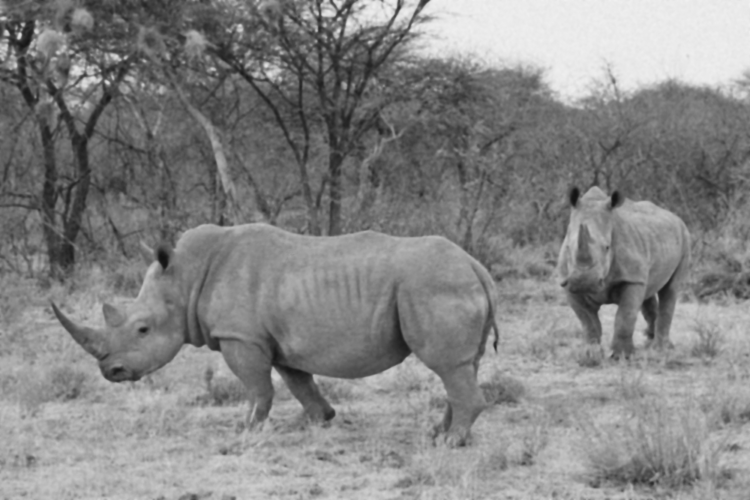
#> input picture zestaw4/nosorozec.png, 750 x 500 px
$ python apply_zad22.py
#> lines starting #> are read from the running program, lines starting #| are printed output that depends on the picture; long printed decimals are rounded
#!/usr/bin/env python3
"""Zadanie 22: Highboost filtering (unsharp masking) for `nosorozec.png`.

Produces:
- zad22/nosorozec_blurred.png       (Gaussian blurred image)
- zad22/nosorozec_unsharp_mask.png  (visualized mask: centered at mid-gray)
- zad22/nosorozec_highboost.png     (highboost result)

Usage: python3 apply_zad22.py [--sigma 2] [--amount 1.5]
"""
import os
import argparse
from PIL import Image, ImageFilter
import numpy as np


def ensure_dir(path):
    if not os.path.exists(path):
        os.makedirs(path, exist_ok=True)


def highboost_pil(image, sigma=2.0, amount=1.5):
    """Apply Gaussian blur via PIL, compute unsharp mask, and return (blurred_pil, mask_vis_pil, result_pil).

    image: PIL Image (mode L or RGB)
    sigma: Gaussian blur radius
    amount: multiplier for mask in highboost (result = orig + amount * (orig - blurred))
    """
#> called with sigma = 2, amount = 1.5
    blurred = image.filter(ImageFilter.GaussianBlur(radius=sigma))

    orig = np.asarray(image).astype(np.float32)
    blur = np.asarray(blurred).astype(np.float32)

    mask = orig - blur
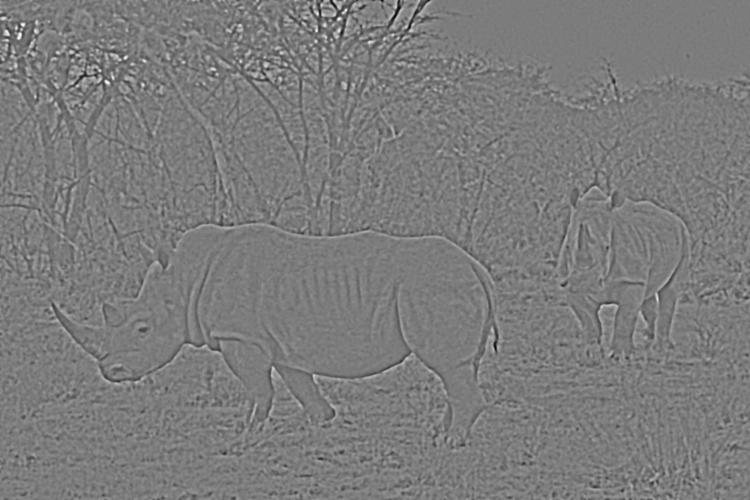
#> mask: shape (500, 750, 3) float32; min -73, max 77, mean 0; drawn with min black and max white
    result = orig + amount * mask
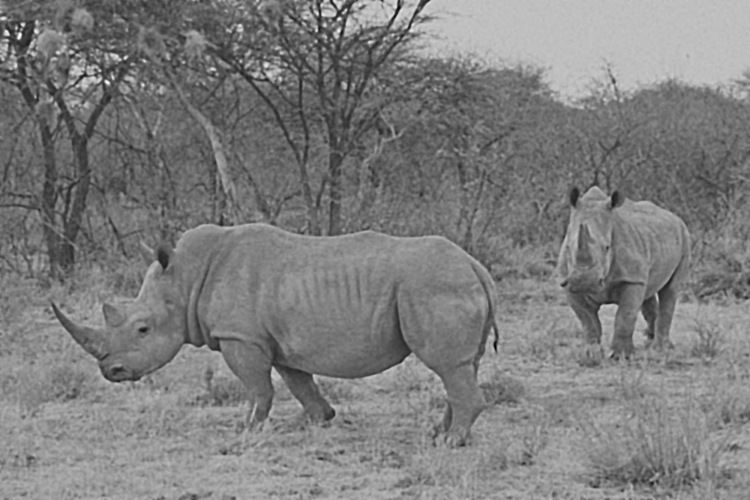
#> result: shape (500, 750, 3) float32; min -63, max 333.5, mean 133.1; drawn with min black and max white
    result = np.clip(result, 0, 255).astype(np.uint8)
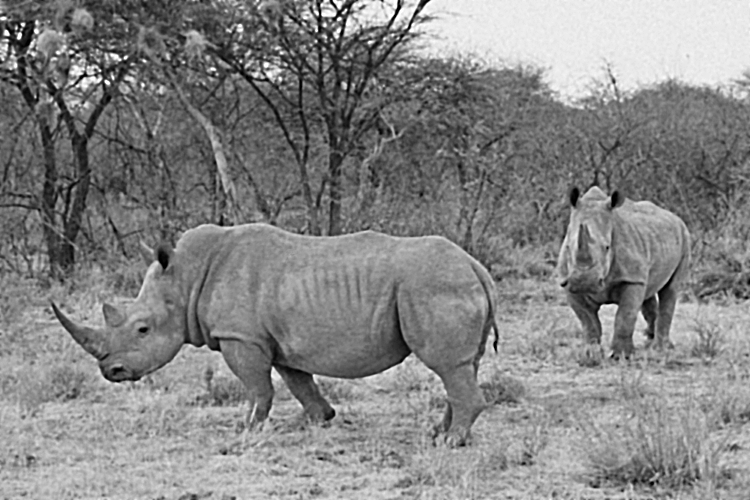
#> result: shape (500, 750, 3); min 0, max 255, mean 132.8

    # Visualize mask: map negative/positive around mid-gray (128)
    maxabs = float(np.maximum(1.0, np.abs(mask).max()))
#> maxabs = 77
    # scale mask to [-0.5, 0.5] then shift to [0,1], then to [0,255]
    mask_vis = ((mask / (2.0 * maxabs)) + 0.5) * 255.0
    mask_vis = np.clip(mask_vis, 0, 255).astype(np.uint8)

    # Convert back to PIL images
    blurred_pil = Image.fromarray(blur.astype(np.uint8)) if isinstance(blur, np.ndarray) else blurred
    mask_pil = Image.fromarray(mask_vis)
    result_pil = Image.fromarray(result)
    return blurred_pil, mask_pil, result_pil


def main():
    parser = argparse.ArgumentParser()
    parser.add_argument('--sigma', type=float, default=2.0, help='Gaussian blur sigma / radius')
    parser.add_argument('--amount', type=float, default=1.5, help='Highboost amount (multiplier for mask)')
    args = parser.parse_args()

    base_dir = os.path.dirname(__file__)
    input_path = os.path.join(base_dir, '..', 'nosorozec.png')
    # fallback: try same folder
    if not os.path.exists(input_path):
        input_path = os.path.join(base_dir, 'nosorozec.png')

    if not os.path.exists(input_path):
        print('ERROR: input image not found: nosorozec.png')
        return

    out_dir = base_dir
    ensure_dir(out_dir)

    img = Image.open(input_path).convert('RGB')

    blurred_pil, mask_pil, result_pil = highboost_pil(img, sigma=args.sigma, amount=args.amount)

    blurred_path = os.path.join(out_dir, 'nosorozec_blurred.png')
    mask_path = os.path.join(out_dir, 'nosorozec_unsharp_mask.png')
    result_path = os.path.join(out_dir, 'nosorozec_highboost.png')

    blurred_pil.save(blurred_path)
    mask_pil.save(mask_path)
    result_pil.save(result_path)

    # Print simple statistics
    arr_orig = np.asarray(img).astype(np.float32)
    arr_res = np.asarray(result_pil).astype(np.float32)
    diff = arr_res - arr_orig
    print('Input:', input_path)
    print('Saved blurred :', blurred_path)
    print('Saved mask    :', mask_path)
    print('Saved result  :', result_path)
    print('Result stats (min,max,mean,std):', float(arr_res.min()), float(arr_res.max()), float(arr_res.mean()), float(arr_res.std()))
#| Result stats (min,max,mean,std): 0.0 255.0 132.833 49.214
    print('Diff stats   (min,max,mean,std):', float(diff.min()), float(diff.max()), float(diff.mean()), float(diff.std()))
#| Diff stats   (min,max,mean,std): -99.0 93.0 -0.2561 11.123


if __name__ == '__main__':
    main()
